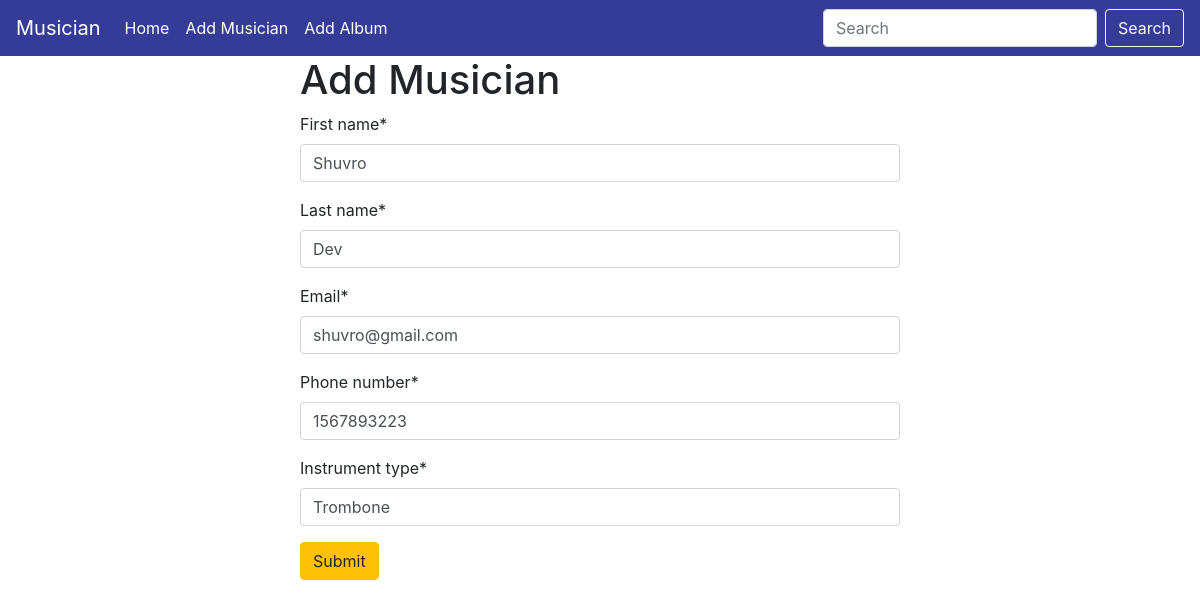
/musician/edit_musician/5, run on the app's committed database.
### Musician/models.py (models this page shows, shortened)
class musician(models.Model):
    first_name= models.CharField(max_length=100)
    last_name= models.CharField(max_length=100)
    email = models.EmailField()
    phone_number = models.IntegerField()
    instrument_type = models.CharField(max_length=100)

### Musician/views.py (the view)
# urls.py: path('edit_musician/<int:id>',views.edit_musician,name='edit_musician')
def edit_musician(request,id):
     musician_data=models.musician.objects.get(pk=id)
     musician_form=forms.musicianForm(instance=musician_data)
     if request.method=='POST':
         musician_form=forms.musicianForm(request.POST,instance=musician_data)
         if musician_form.is_valid():
              musician_form.save()
              return redirect('homepage')
     return render(request,'add_musician.html',{'form':musician_form})

### Musician/forms.py
class musicianForm(forms.ModelForm):
    class Meta:
        model=musician
        fields='__all__'

### Musician/templates/add_musician.html (shortened to what this page needs)
{% extends "base.html" %}
{%  load crispy_forms_tags %}
{% block content %}
<form style="width:50% ; margin : auto" method="post">
    <h1>Add Musician</h1>
   {{form | crispy}}
<button class="btn btn-warning">Submit</button>
</form>
{% endblock content %}

### data on the page
musician: first_name "Shuvro", last_name "Dev", email "shuvro@gmail.com", phone_number "1567893223", instrument_type "Trombone"
